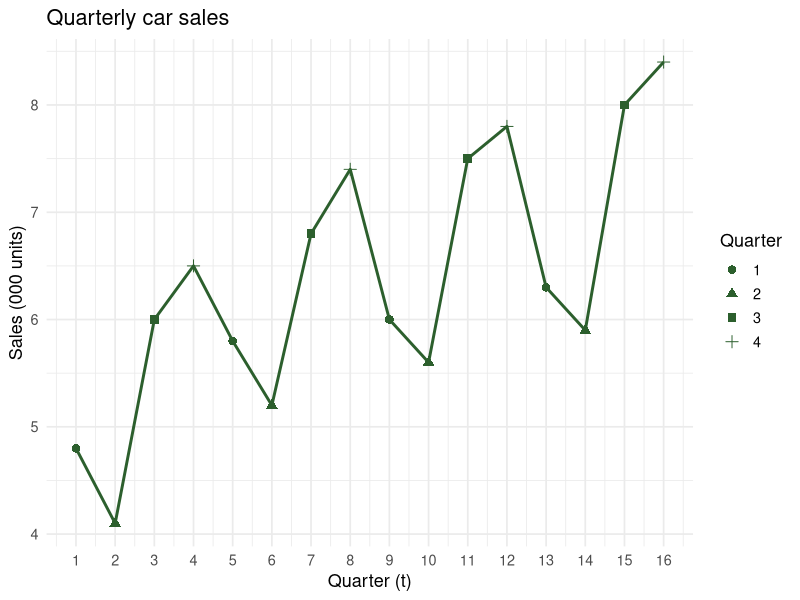
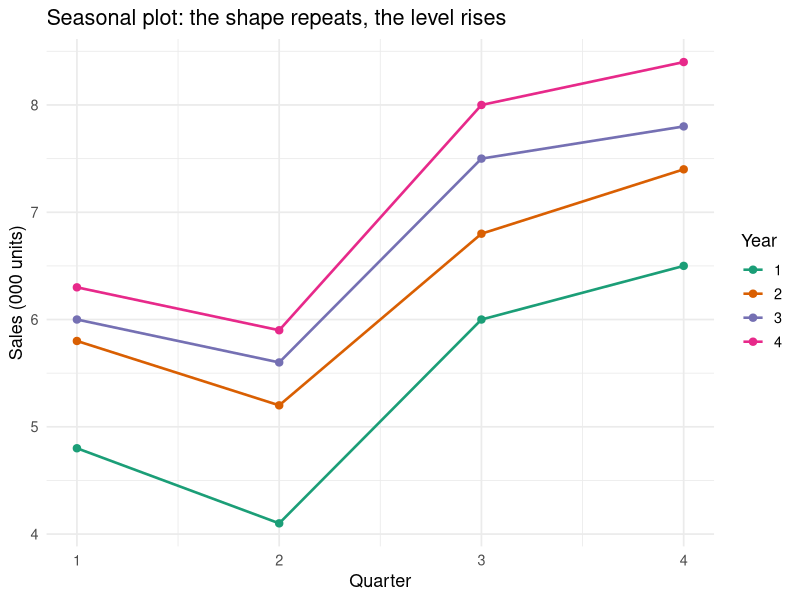
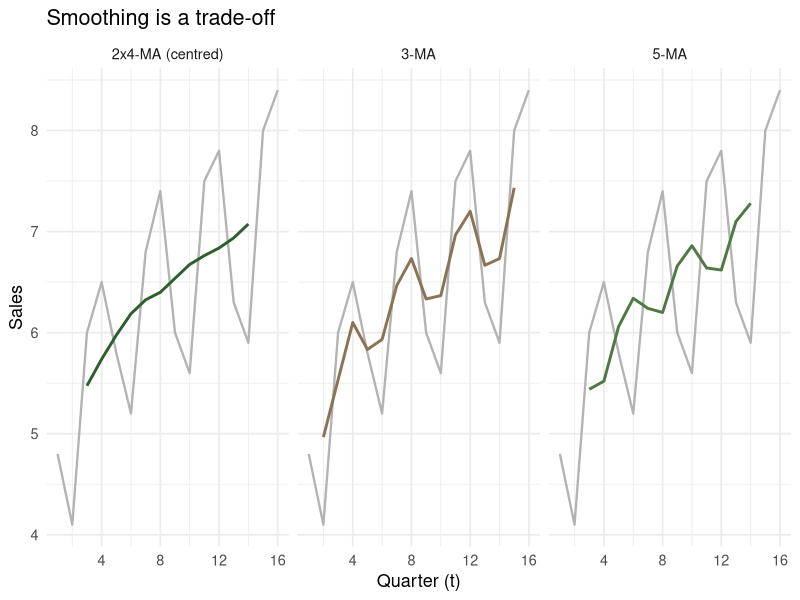
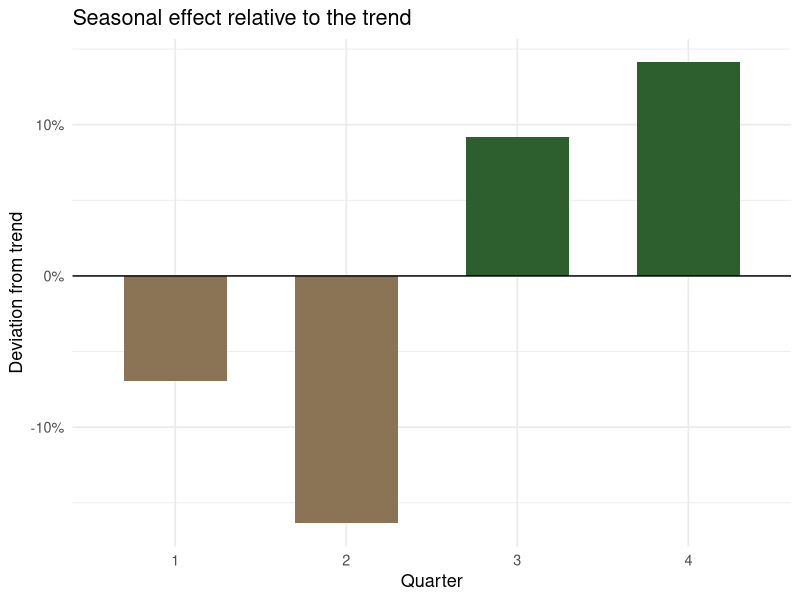
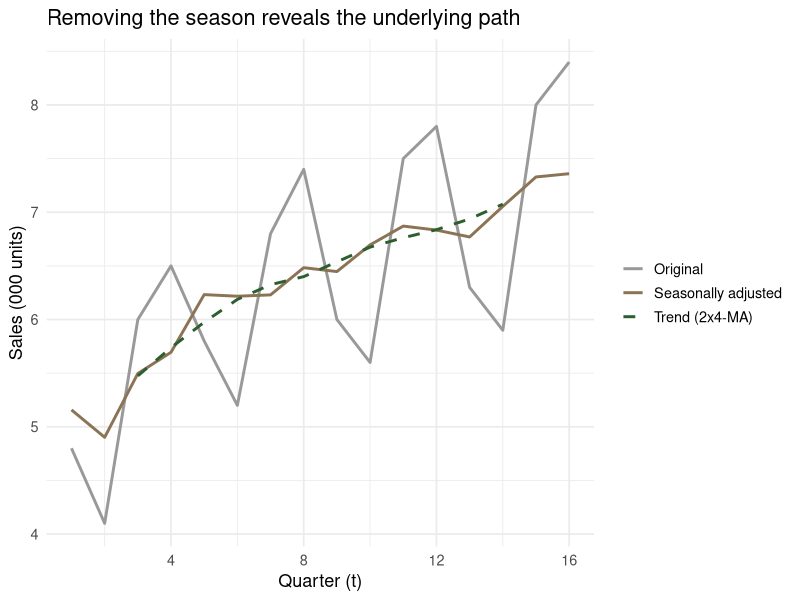
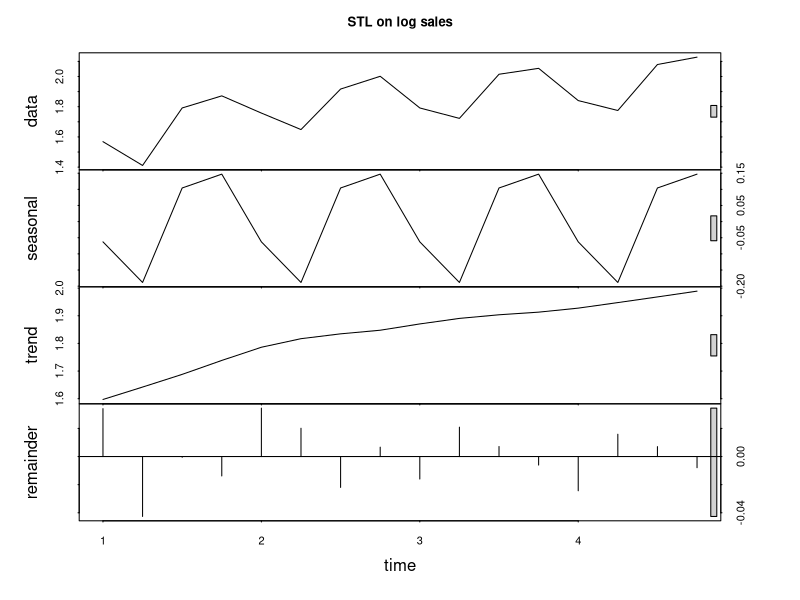
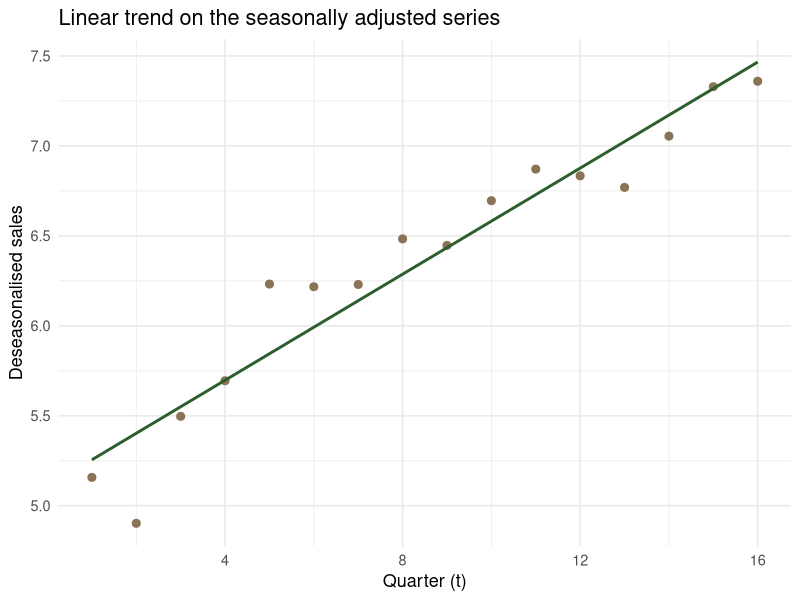
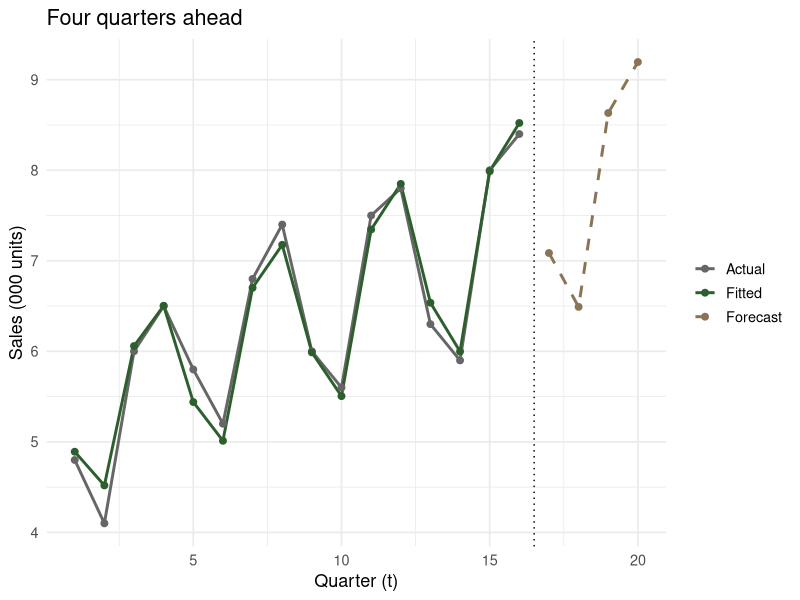

Write the R code that produced these figures, in order.
## ---- chunk 1
#| echo: false
library(tidyverse)
library(lubridate)
library(knitr)

theme_set(theme_minimal(base_size = 13))
qau_green <- "#2C5F2D"
qau_brown <- "#8B7355"

show_tbl <- function(df, digits = 4, caption = NULL) {
  kable(df, digits = digits, caption = caption)
}
## ---- chunk 2
cars <- tibble(
  t       = 1:16,
  year    = rep(1:4, each = 4),
  quarter = rep(1:4, times = 4),
  sales   = c(4.8, 4.1, 6.0, 6.5,
              5.8, 5.2, 6.8, 7.4,
              6.0, 5.6, 7.5, 7.8,
              6.3, 5.9, 8.0, 8.4)
)

head(cars, 8)
## ---- chunk 3
#| echo: false
ggplot(cars, aes(t, sales)) +
  geom_line(colour = qau_green, linewidth = 1) +
  geom_point(aes(shape = factor(quarter)), colour = qau_green, size = 2.6) +
  scale_x_continuous(breaks = seq(1, 16, 1)) +
  scale_shape_discrete(name = "Quarter") +
  labs(title = "Quarterly car sales", x = "Quarter (t)", y = "Sales (000 units)")
## ---- chunk 4
#| echo: false
ggplot(cars, aes(quarter, sales, colour = factor(year), group = year)) +
  geom_line(linewidth = 0.9) +
  geom_point(size = 2.2) +
  scale_colour_brewer(palette = "Dark2", name = "Year") +
  labs(title = "Seasonal plot: the shape repeats, the level rises",
       x = "Quarter", y = "Sales (000 units)")
## ---- chunk 5
cars_ma <- cars |>
  mutate(
    # MA(4): average of t-2, t-1, t, t+1  → sits at t - 0.5
    ma4  = (lag(sales, 2) + lag(sales, 1) + sales + lead(sales, 1)) / 4,
    # CMA(4): average of the two neighbouring MA(4) values → sits at t
    cma4 = (ma4 + lead(ma4)) / 2
  )

cars_ma |> select(t, quarter, sales, ma4, cma4) |> head(8) |> show_tbl()
## ---- chunk 6
cars_ma <- cars_ma |>
  mutate(cma_direct = as.numeric(
    stats::filter(sales, filter = c(0.5, 1, 1, 1, 0.5) / 4, sides = 2)
  ))

all.equal(cars_ma$cma4, cars_ma$cma_direct)
## ---- chunk 7
misaligned <- cars_ma |>
  mutate(cma_bad = lead(cma4)) |>         # trend shifted one quarter early
  summarise(
    correct    = mean(sales / cma4,    na.rm = TRUE),
    shifted    = mean(sales / cma_bad, na.rm = TRUE),
    .by = quarter
  ) |>
  mutate(across(c(correct, shifted), \(x) x * 4 / sum(x)))

show_tbl(misaligned)
## ---- chunk 8
#| echo: false
cars_ma |>
  mutate(
    ma3 = (lag(sales) + sales + lead(sales)) / 3,
    ma5 = (lag(sales, 2) + lag(sales) + sales + lead(sales) + lead(sales, 2)) / 5
  ) |>
  select(t, sales, ma3, ma5, cma4) |>
  pivot_longer(-c(t, sales)) |>
  mutate(name = recode(name, ma3 = "3-MA", ma5 = "5-MA", cma4 = "2x4-MA (centred)")) |>
  ggplot(aes(t, sales)) +
  geom_line(colour = "grey70", linewidth = 0.8) +
  geom_line(aes(y = value, colour = name), linewidth = 1) +
  facet_wrap(~name) +
  scale_colour_manual(values = c(qau_green, qau_brown, "#4f7942"), guide = "none") +
  labs(title = "Smoothing is a trade-off", x = "Quarter (t)", y = "Sales")
## ---- chunk 9
cars_ratio <- cars_ma |>
  mutate(ratio = sales / cma4)

cars_ratio |> select(t, quarter, sales, cma4, ratio) |> slice(3:10) |> show_tbl()
## ---- chunk 10
seasonal_tbl <- cars_ratio |>
  summarise(index_raw = mean(ratio, na.rm = TRUE), .by = quarter) |>
  mutate(index = index_raw * 4 / sum(index_raw))   # normalise: indices must sum to m

show_tbl(seasonal_tbl)
sum(seasonal_tbl$index_raw); sum(seasonal_tbl$index)
## ---- chunk 11
#| echo: false
seasonal_tbl |>
  ggplot(aes(factor(quarter), index - 1, fill = index > 1)) +
  geom_col(width = 0.6) +
  geom_hline(yintercept = 0) +
  scale_fill_manual(values = c(qau_brown, qau_green), guide = "none") +
  scale_y_continuous(labels = scales::percent) +
  labs(title = "Seasonal effect relative to the trend",
       x = "Quarter", y = "Deviation from trend")
## ---- chunk 12
cars_dec <- cars_ratio |>
  left_join(seasonal_tbl, by = join_by(quarter)) |>
  mutate(
    deseason  = sales / index,          # seasonally adjusted series
    irregular = sales / (cma4 * index)  # what the model cannot explain
  )

cars_dec |> select(t, sales, cma4, index, deseason, irregular) |> slice(3:10) |> show_tbl()
## ---- chunk 13
#| echo: false
cars_dec |>
  select(t, Original = sales, `Seasonally adjusted` = deseason, `Trend (2x4-MA)` = cma4) |>
  pivot_longer(-t) |>
  ggplot(aes(t, value, colour = name, linetype = name)) +
  geom_line(linewidth = 1) +
  scale_colour_manual(values = c("grey60", qau_brown, qau_green), name = NULL) +
  scale_linetype_manual(values = c("solid", "solid", "dashed"), name = NULL) +
  labs(title = "Removing the season reveals the underlying path",
       x = "Quarter (t)", y = "Sales (000 units)")
## ---- chunk 14
cars_ts <- ts(cars$sales, start = c(1, 1), frequency = 4)
dc <- decompose(cars_ts, type = "multiplicative")

tibble(
  quarter   = 1:4,
  by_hand   = seasonal_tbl$index,
  decompose = as.numeric(dc$figure)
) |> show_tbl()
## ---- chunk 15
#| fig-height: 4.2
stl_fit <- stl(log(cars_ts), s.window = "periodic")
plot(stl_fit, main = "STL on log sales")
## ---- chunk 16
trend_fit <- lm(deseason ~ t, data = cars_dec)
coef(trend_fit)
## ---- chunk 17
#| echo: false
cars_dec |>
  mutate(trend_hat = fitted(trend_fit)) |>
  ggplot(aes(t, deseason)) +
  geom_point(colour = qau_brown, size = 2.4) +
  geom_line(aes(y = trend_hat), colour = qau_green, linewidth = 1) +
  labs(title = "Linear trend on the seasonally adjusted series",
       x = "Quarter (t)", y = "Deseasonalised sales")
## ---- chunk 18
cars_fit <- cars_dec |>
  mutate(
    trend_hat = fitted(trend_fit),
    fitted    = trend_hat * index,
    error     = sales - fitted
  )

cars_fit |> select(t, quarter, sales, trend_hat, index, fitted, error) |> head(8) |> show_tbl()
## ---- chunk 19
accuracy_tbl <- function(actual, fitted, label = "model") {
  e <- actual - fitted
  tibble(
    model = label,
    ME    = mean(e, na.rm = TRUE),
    MAE   = mean(abs(e), na.rm = TRUE),
    RMSE  = sqrt(mean(e^2, na.rm = TRUE)),
    MAPE  = 100 * mean(abs(e / actual), na.rm = TRUE)
  )
}

accuracy_tbl(cars_fit$sales, cars_fit$fitted, "decomposition + linear trend") |> show_tbl()
## ---- chunk 20
shortcut <- lm(sales ~ t, data = cars_fit)

bind_rows(
  accuracy_tbl(cars_fit$sales, cars_fit$fitted, "trend on deseasonalised (correct)"),
  accuracy_tbl(cars_fit$sales, fitted(shortcut) * cars_fit$index, "trend on raw sales (shortcut)")
) |> show_tbl()
## ---- chunk 21
future <- tibble(t = 17:20, quarter = 1:4) |>
  left_join(seasonal_tbl, by = join_by(quarter)) |>
  mutate(
    trend_hat = predict(trend_fit, newdata = pick(t)),
    forecast  = trend_hat * index
  )

future |> select(t, quarter, trend_hat, index, forecast) |> show_tbl(digits = 3)
## ---- chunk 22
#| echo: false
bind_rows(
  cars_fit |> transmute(t, value = sales, series = "Actual"),
  cars_fit |> transmute(t, value = fitted, series = "Fitted"),
  future   |> transmute(t, value = forecast, series = "Forecast")
) |>
  ggplot(aes(t, value, colour = series, linetype = series)) +
  geom_line(linewidth = 1) +
  geom_point(size = 2) +
  geom_vline(xintercept = 16.5, linetype = "dotted") +
  scale_colour_manual(values = c("grey40", qau_green, qau_brown), name = NULL) +
  scale_linetype_manual(values = c("solid", "solid", "dashed"), name = NULL) +
  labs(title = "Four quarters ahead", x = "Quarter (t)", y = "Sales (000 units)")
## ---- chunk 23
hits <- tibble(
  t       = 1:20,
  year    = rep(2001:2005, each = 4),
  quarter = rep(1:4, times = 5),
  hits    = c(242,  58,  34, 116,
              289, 129,  32, 217,
              239,  79,  55, 157,
              180, 101,  91, 138,
              250, 165,  91, 144)
)
## ---- chunk 24
#| echo: false
ggplot(hits, aes(t, hits)) +
  geom_line(colour = qau_green, linewidth = 1) +
  geom_point(colour = qau_green, size = 2) +
  labs(title = "Average daily hits", x = "Quarter (t)", y = "Hits")
## ---- chunk 25
grand <- mean(hits$hits)

hits_idx <- hits |>
  summarise(q_mean = mean(hits), .by = quarter) |>
  mutate(index_add = q_mean - grand)

show_tbl(hits_idx, digits = 2)
grand
## ---- chunk 26
hits_sa <- hits |>
  left_join(hits_idx, by = join_by(quarter)) |>
  mutate(seas_adj = hits - index_add)

hits_sa |> select(t, quarter, hits, index_add, seas_adj) |> head(8) |> show_tbl(digits = 2)
## ---- chunk 27
hits_proper <- hits |>
  mutate(
    cma4 = (0.5 * lag(hits, 2) + lag(hits) + hits + lead(hits) + 0.5 * lead(hits, 2)) / 4,
    diff = hits - cma4
  ) |>
  summarise(raw = mean(diff, na.rm = TRUE), .by = quarter) |>
  mutate(index_add = raw - mean(raw))

hits_idx |> select(quarter, quick = index_add) |>
  left_join(hits_proper |> select(quarter, detrended = index_add), by = join_by(quarter)) |>
  show_tbl(digits = 2)
## ---- chunk 28
ses_data <- tibble(
  date  = seq(ymd("2010-01-01"), by = "month", length.out = 24),
  y     = c(97.6, 95.1, 90.3, 92.5, 89.8, 92.7, 94.4, 96.2,
            88.9, 90.2, 88.2, 91.0, 89.3, 88.5, 93.7, 92.7,
            94.7, 95.3, 94.7, 95.3, 94.7, 96.5, 99.2, 96.9)
)

ses <- function(y, alpha) {
  # returns forecasts for t = 2 ... n+1, with F_2 = y_1
  accumulate(y[-length(y)], \(f, obs) alpha * obs + (1 - alpha) * f, .init = y[1])
}
## ---- chunk 29
alpha <- 0.4

ses_tbl <- ses_data |>
  mutate(
    forecast = c(NA, ses(y, alpha)[-24]),   # F_t aligned to period t
    error    = y - forecast,
    abs_err  = abs(error),
    pct_err  = abs(error / y),
    sq_err   = error^2
  )

ses_tbl |> slice(1:8) |> show_tbl(digits = 3)
## ---- chunk 30
ses_tbl |>
  summarise(
    ME   = mean(error,   na.rm = TRUE),
    MAE  = mean(abs_err, na.rm = TRUE),
    MAPE = 100 * mean(pct_err, na.rm = TRUE),
    SSE  = sum(sq_err,   na.rm = TRUE)
  ) |> show_tbl(digits = 3)
## ---- chunk 31
sse_for <- function(a) {
  f <- c(NA, ses(ses_data$y, a)[-24])
  sum((ses_data$y - f)^2, na.rm = TRUE)
}

grid <- tibble(alpha = seq(0.05, 0.95, by = 0.01)) |>
  mutate(sse = map_dbl(alpha, sse_for))

best <- grid |> slice_min(sse)
show_tbl(best, digits = 4)
## ---- chunk 32
#| echo: false
#| fig-height: 3.4
ggplot(grid, aes(alpha, sse)) +
  geom_line(colour = qau_green, linewidth = 1) +
  geom_point(data = best, colour = qau_brown, size = 3) +
  labs(title = "Sum of squared errors against the smoothing constant",
       x = expression(alpha), y = "SSE")
## ---- chunk 33
ses_ts  <- ts(ses_data$y, start = c(2010, 1), frequency = 12)
ses_opt <- HoltWinters(ses_ts, beta = FALSE, gamma = FALSE)

ses_opt$alpha
ses_opt$SSE
## ---- chunk 34
deseason_ts <- ts(cars_dec$deseason, start = c(1, 1), frequency = 4)
holt_fit    <- HoltWinters(deseason_ts, gamma = FALSE)

c(alpha = holt_fit$alpha, beta = holt_fit$beta)

holt_fc <- tibble(
  t         = 17:20,
  quarter   = 1:4,
  trend_hat = as.numeric(predict(holt_fit, n.ahead = 4))
) |>
  left_join(seasonal_tbl, by = join_by(quarter)) |>
  mutate(forecast_holt = trend_hat * index)

holt_fc |> select(t, quarter, trend_hat, forecast_holt) |> show_tbl(digits = 3)
## ---- chunk 35
future |>
  select(t, quarter, ols_trend = forecast) |>
  left_join(holt_fc |> select(t, holt = forecast_holt), by = join_by(t)) |>
  mutate(difference = holt - ols_trend) |>
  show_tbl(digits = 3)
## ---- chunk 36
set.seed(614)

anchor_level <- c(`2015` = 11000, `2016` = 13500, `2017` = 15500, `2018` = 17500,
                  `2019` = 11000, `2020` =  9500, `2021` = 16500, `2022` = 15000,
                  `2023` =  6000, `2024` =  8000, `2025` = 12500, `2026` = 13000)

seas_true <- c(1.05, 0.92, 1.06, 1.00, 1.02, 1.30,
               0.78, 0.92, 1.02, 1.05, 0.98, 0.90)  # Jan ... Dec, sums to 12

pak <- tibble(date = seq(ymd("2015-01-01"), ymd("2025-12-01"), by = "month")) |>
  mutate(
    level = approx(x    = as.numeric(ymd(paste0(names(anchor_level), "-06-15"))),
                   y    = anchor_level,
                   xout = as.numeric(date), rule = 2)$y,
    sales = round(level * seas_true[month(date)] * exp(rnorm(n(), 0, 0.07)))
  ) |>
  select(date, sales)
## ---- chunk 37
#| echo: false
ggplot(pak, aes(date, sales)) +
  geom_line(colour = qau_green, linewidth = 0.8) +
  scale_y_continuous(labels = scales::comma) +
  labs(title = "Monthly passenger car sales, Pakistan",
       subtitle = "Teaching series shaped on PAMA reporting",
       x = NULL, y = "Units")
## ---- chunk 38
#| echo: false
pak_sub <- pak |>
  mutate(yr = year(date), mon = month(date, label = TRUE))

pak_means <- pak_sub |> summarise(avg = mean(sales), .by = mon)

ggplot(pak_sub, aes(yr, sales)) +
  geom_line(colour = "grey70") +
  geom_hline(data = pak_means, aes(yintercept = avg), colour = qau_brown) +
  facet_wrap(~mon, nrow = 2) +
  scale_y_continuous(labels = scales::comma) +
  labs(title = "Subseries plot: each month's own history, with its mean",
       x = NULL, y = "Units") +
  theme(axis.text.x = element_text(angle = 45, hjust = 1, size = 7))
## ---- chunk 39
pak_dec <- pak |>
  mutate(
    trend = as.numeric(stats::filter(sales,
              filter = c(0.5, rep(1, 11), 0.5) / 12, sides = 2)),
    ratio = sales / trend,
    mon   = month(date)
  )

pak_index <- pak_dec |>
  summarise(index_raw = mean(ratio, na.rm = TRUE), .by = mon) |>
  arrange(mon) |>
  mutate(index = index_raw * 12 / sum(index_raw))

pak_index |>
  transmute(month = month.abb[mon], index = round(index, 3)) |>
  pivot_wider(names_from = month, values_from = index) |>
  show_tbl(digits = 3)
## ---- chunk 40
#| echo: false
pak_sa <- pak_dec |>
  left_join(pak_index, by = join_by(mon)) |>
  mutate(seas_adj = sales / index)

pak_sa |>
  select(date, Original = sales, `Seasonally adjusted` = seas_adj, Trend = trend) |>
  pivot_longer(-date) |>
  ggplot(aes(date, value, colour = name)) +
  geom_line(linewidth = 0.8) +
  scale_colour_manual(values = c("grey70", qau_brown, qau_green), name = NULL) +
  scale_y_continuous(labels = scales::comma) +
  labs(title = "Original, adjusted and trend", x = NULL, y = "Units")
## ---- chunk 41
train <- pak |> filter(date <  ymd("2025-01-01"))
test  <- pak |> filter(date >= ymd("2025-01-01"))

nrow(train); nrow(test)
## ---- chunk 42
snaive_fc <- test |>
  mutate(forecast = train |> slice_tail(n = 12) |> pull(sales))

accuracy_tbl(snaive_fc$sales, snaive_fc$forecast, "seasonal naive") |> show_tbl(digits = 2)
## ---- chunk 43
tr_dec <- train |>
  mutate(
    trend = as.numeric(stats::filter(sales, c(0.5, rep(1, 11), 0.5) / 12, sides = 2)),
    ratio = sales / trend,
    mon   = month(date)
  )

tr_index <- tr_dec |>
  summarise(index_raw = mean(ratio, na.rm = TRUE), .by = mon) |>
  mutate(index = index_raw * 12 / sum(index_raw))

tr_model <- tr_dec |>
  left_join(tr_index, by = join_by(mon)) |>
  mutate(t = row_number(), deseason = sales / index) |>
  filter(t > n() - 36)                      # last three years only

lm_fit <- lm(deseason ~ t, data = tr_model)

dec_fc <- test |>
  mutate(t = 121:132, mon = month(date)) |>
  left_join(tr_index, by = join_by(mon)) |>
  mutate(forecast = predict(lm_fit, newdata = pick(t)) * index)

accuracy_tbl(dec_fc$sales, dec_fc$forecast, "decomposition + trend") |> show_tbl(digits = 2)
## ---- chunk 44
train_ts <- ts(train$sales, start = c(2015, 1), frequency = 12)
hw_fit   <- HoltWinters(train_ts, seasonal = "multiplicative")

c(alpha = hw_fit$alpha, beta = hw_fit$beta, gamma = hw_fit$gamma)

hw_fc <- test |>
  mutate(forecast = as.numeric(predict(hw_fit, n.ahead = 12)))

accuracy_tbl(hw_fc$sales, hw_fc$forecast, "Holt-Winters multiplicative") |> show_tbl(digits = 2)
## ---- chunk 45
bind_rows(
  accuracy_tbl(snaive_fc$sales, snaive_fc$forecast, "Seasonal naive"),
  accuracy_tbl(dec_fc$sales,    dec_fc$forecast,    "Decomposition + trend"),
  accuracy_tbl(hw_fc$sales,     hw_fc$forecast,     "Holt-Winters")
) |> arrange(MAPE) |> show_tbl(digits = 2)
## ---- chunk 46
#| echo: false
bind_rows(
  pak   |> filter(date >= ymd("2022-01-01")) |> transmute(date, value = sales, series = "Actual"),
  snaive_fc |> transmute(date, value = forecast, series = "Seasonal naive"),
  dec_fc    |> transmute(date, value = forecast, series = "Decomposition"),
  hw_fc     |> transmute(date, value = forecast, series = "Holt-Winters")
) |>
  ggplot(aes(date, value, colour = series, linetype = series)) +
  geom_line(linewidth = 0.9) +
  scale_colour_manual(values = c("grey30", qau_green, qau_brown, "#4f7942"), name = NULL) +
  scale_linetype_manual(values = c("solid", "dashed", "dashed", "dashed"), name = NULL) +
  scale_y_continuous(labels = scales::comma) +
  labs(title = "Twelve months held out", x = NULL, y = "Units")
## ---- chunk 47
#| fig-height: 3.6
resid_hw <- residuals(hw_fit)

par(mfrow = c(1, 2))
plot(resid_hw, main = "Holt-Winters residuals", ylab = "", col = qau_green)
abline(h = 0, col = qau_brown)
acf(resid_hw, main = "ACF of residuals")
## ---- chunk 48
Box.test(resid_hw, lag = 24, type = "Ljung-Box")
## ---- chunk 49
#| echo: false
tibble(
  Step = 1:6,
  Operation = c("Plot: time, seasonal, subseries",
                "Trend by centred moving average (2xm-MA)",
                "Detrend: ratio (multiplicative) or difference (additive)",
                "Seasonal index: average by cycle position, then normalise",
                "Deseasonalise, fit a trend, extrapolate, re-seasonalise",
                "Evaluate out of sample against a naive benchmark"),
  `R tool` = c("ggplot2", "stats::filter()", "mutate()", "summarise(.by =)",
               "lm() or HoltWinters()", "hold-out sample")
) |> show_tbl()
